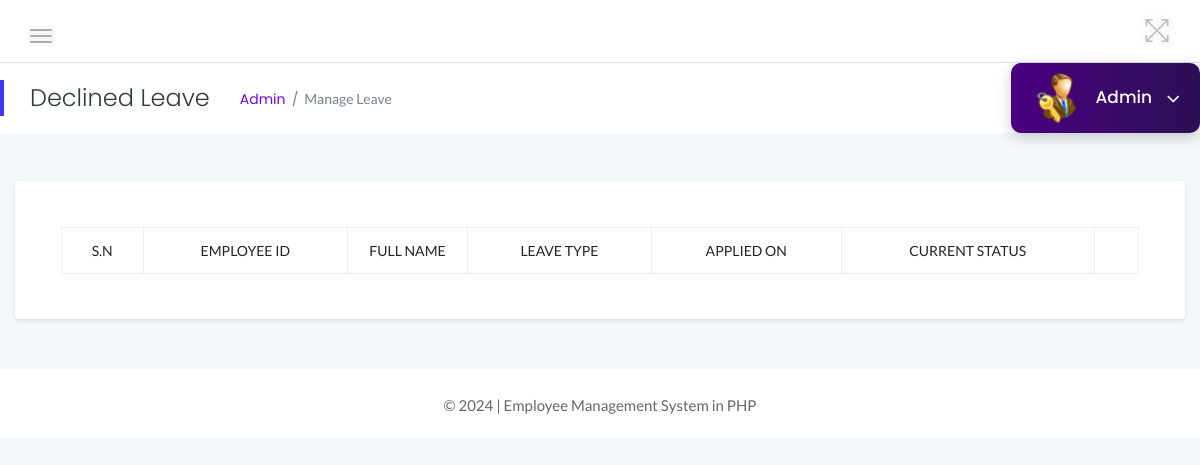
The app's page /admin/declined_leave.php (signed in), older data.
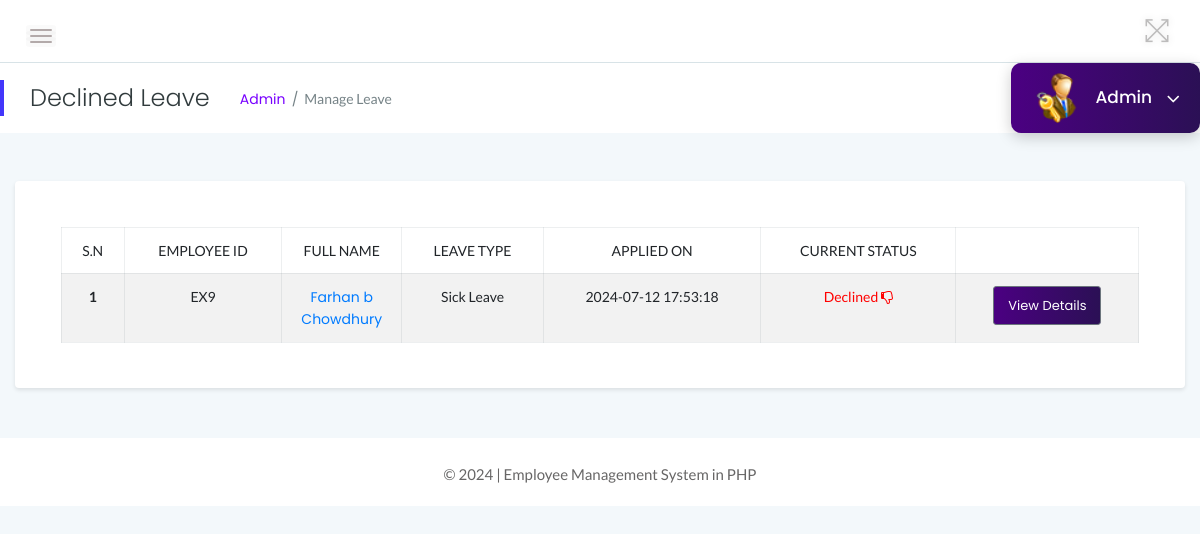
The same page, newer data.
### tables this page shows
CREATE TABLE `leaves` (
  `id` int(11) NOT NULL,
  `LeaveType` varchar(110) NOT NULL,
  `ToDate` varchar(120) NOT NULL,
  `FromDate` varchar(120) NOT NULL,
  `Description` mediumtext NOT NULL,
  `PostingDate` timestamp NOT NULL DEFAULT current_timestamp(),
  `AdminRemark` mediumtext DEFAULT NULL,
  `AdminRemarkDate` varchar(120) DEFAULT NULL,
  `Status` int(1) NOT NULL,
  `IsRead` int(1) NOT NULL,
  `empid` int(11) DEFAULT NULL
);

CREATE TABLE `employees` (
  `id` int(11) NOT NULL,
  `EmpId` varchar(100) NOT NULL,
  `FirstName` varchar(150) NOT NULL,
  `LastName` varchar(150) NOT NULL,
  `Email` varchar(200) NOT NULL,
  `Password` varchar(180) NOT NULL,
  `Gender` varchar(100) NOT NULL,
  `Dob` varchar(100) NOT NULL,
  `Department` varchar(255) NOT NULL,
  `Address` varchar(255) NOT NULL,
  `City` varchar(200) NOT NULL,
  `Phone` char(11) NOT NULL,
  `Status` int(1) NOT NULL,
  `RegDate` timestamp NOT NULL DEFAULT current_timestamp()
);

### admin/declined_leave.php (the view, shortened to what the changed rows need)
<?php
include('../includes/db_connection.php');
?>
<!DOCTYPE html>
<html lang="en">
<head>
    <link rel="stylesheet" href="../assets/css/bootstrap.min.css">
    <link rel="stylesheet" href="../assets/css/font-awesome.min.css">
    <link rel="stylesheet" href="../assets/css/themify-icons.css">
    <link rel="stylesheet" href="../assets/css/metisMenu.css">
    <link rel="stylesheet" href="../assets/css/owl.carousel.min.css">
    <link rel="stylesheet" href="../assets/css/slicknav.min.css">
    <link rel="stylesheet" href="https://www.amcharts.com/lib/3/plugins/export/export.css" type="text/css" media="all" />
    <link rel="stylesheet" type="text/css" href="https://cdn.datatables.net/1.10.19/css/jquery.dataTables.css">
    <link rel="stylesheet" type="text/css" href="https://cdn.datatables.net/1.10.18/css/dataTables.bootstrap4.min.css">
    <link rel="stylesheet" type="text/css" href="https://cdn.datatables.net/responsive/2.2.3/css/responsive.bootstrap.min.css">
    <link rel="stylesheet" type="text/css" href="https://cdn.datatables.net/responsive/2.2.3/css/responsive.jqueryui.min.css">
    <link rel="stylesheet" href="../assets/css/typography.css">
    <link rel="stylesheet" href="../assets/css/default-css.css">
    <link rel="stylesheet" href="../assets/css/styles.css">
    <link rel="stylesheet" href="../assets/css/responsive.css">
</head>
<body>
    <div class="page-container">
        <div class="main-content">
            <div class="main-content-inner">
                <div class="row">
                                <div class="col-12 mt-5">
                                    <div class="card">
                                        <div class="card-body">
                                        <div class="single-table">
                                            <div class="table-responsive">
                                                <table class="table table-hover table-striped table-bordered progress-table text-center">
                                                <thead class="text-uppercase">
                                                <tr>
                                                        <td>S.N</td>
                                                        <td>Employee ID</td>
                                                        <td width="120">Full Name</td>
                                                        <td>Leave Type</td>
                                                        <td>Applied On</td>
                                                        <td>Current Status</td>
                                                        <td></td>
                                                    </tr>
                                                </thead>
                                                <tbody>
                                            <?php
                                            $status=2;
                                            $sql = "SELECT leaves.id as lid,employees.FirstName,employees.LastName,employees.EmpId,employees.id,leaves.LeaveType,leaves.PostingDate,leaves.Status from leaves join employees on leaves.empid=employees.id where leaves.Status=:status order by lid desc";
                                            $query = $dbh -> prepare($sql);
                                            $query->bindParam(':status',$status,PDO::PARAM_STR);
                                            $query->execute();
                                            $results=$query->fetchAll(PDO::FETCH_OBJ);
                                            $cnt=1;
                                            if($query->rowCount() > 0)
                                            {
                                            foreach($results as $result)
                                            {
                                                ?>
                                        <tr>
                                            <td> <b><?php echo htmlentities($cnt);?></b></td>
                                            <td><?php echo htmlentities($result->EmpId);?></td>
                                              <td><a href="update_employee.php?empid=<?php echo htmlentities($result->id);?>" target="_blank"><?php echo htmlentities($result->FirstName." ".$result->LastName);?></a></td>
                                            <td><?php echo htmlentities($result->LeaveType);?></td>
                                            <td><?php echo htmlentities($result->PostingDate);?></td>
                                                                       <td><?php $stats=$result->Status;
                                                if($stats==1){
                                             ?>
                                                 <span style="color: green">Approved <i class="fa fa-thumbs-o-up"></i></span>
                                                 <?php } if($stats==2)  { ?>
                                                <span style="color: red">Declined <i class="fa fa-thumbs-o-down"></i></span>
                                                 <?php } if($stats==0)  { ?>
                                            <span style="color: blue">Pending <i class="fa fa-spinner"></i></span>
                                            <?php } ?>
                                             </td>
                                    <td><a href="leave_details.php?leaveid=<?php echo htmlentities($result->lid);?>" class="btn btn-secondary btn-sm"  > View Details</a></td>
                                    </tr>
                                         <?php $cnt++;} }?>
                                    </tbody>
                                                </table>
                                            </div>
                                        </div>
                                        </div>
                                    </div>
                                </div>
                </div>
            </div>
        </div>
    </div>
</body>
</html>

Row changes from the older to the newer data that the page shows:
added leaves: employees.EmpId "EX9", employees.FirstName+LastName "Farhan b Chowdhury", LeaveType "Sick Leave", PostingDate "2024-07-12 17:53:18", Status "Declined"
